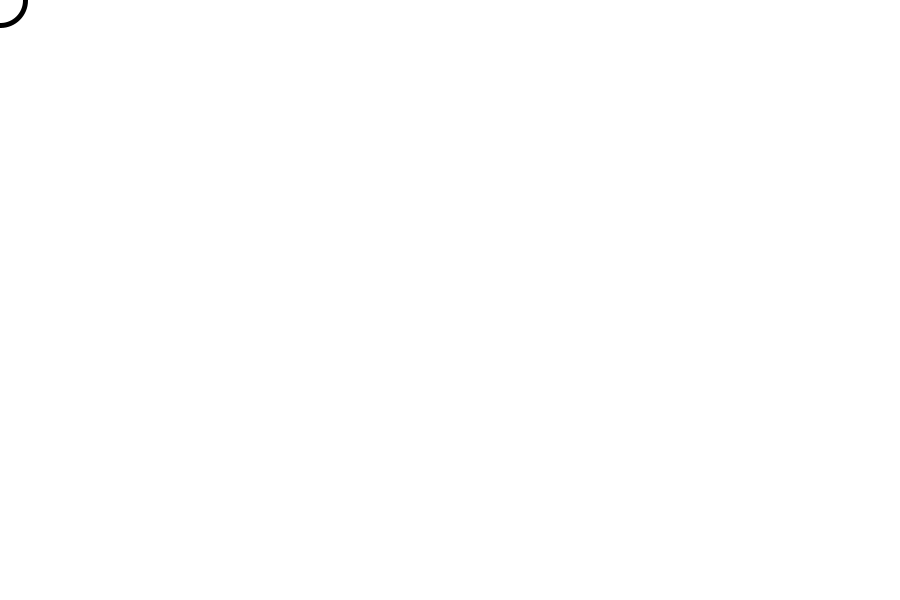
Frame 1 (no input)
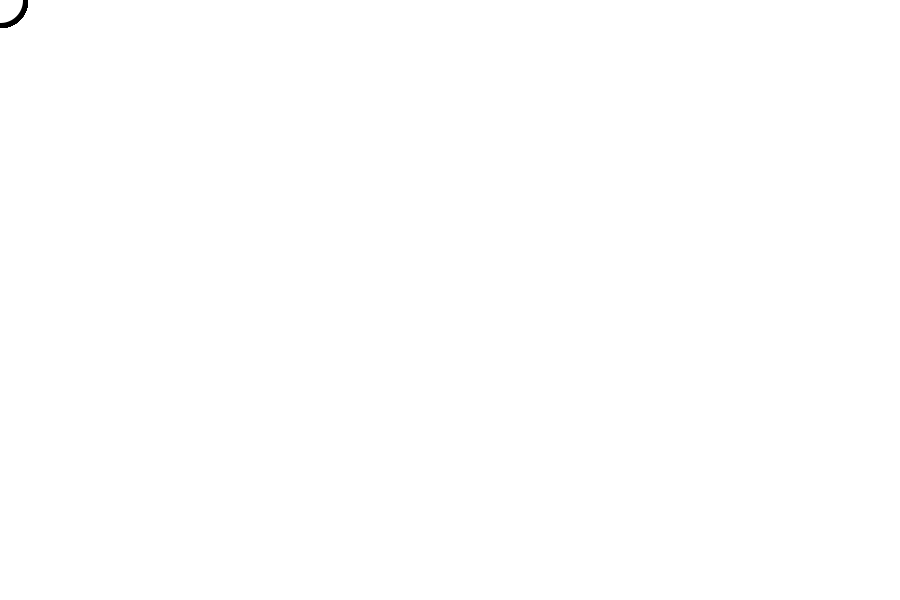
Frame 60 (the mouse pressed at the canvas centre just before this capture)
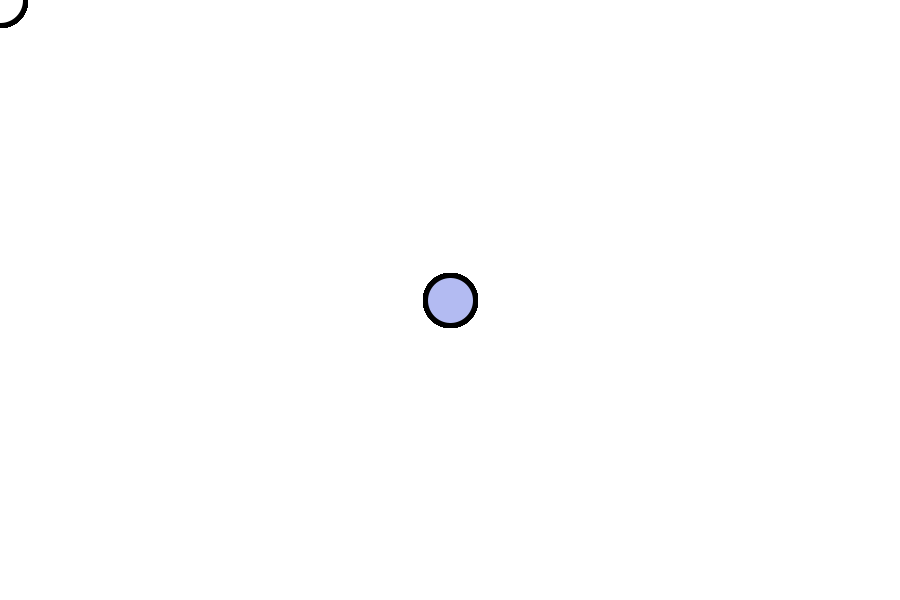
Frame 120 (the mouse held since frame 60 and released just before this capture)

The Processing sketch that drew these frames (run headless with seeded random() and noise(); from frame 60 on, the mouse is pressed at the canvas centre):

// Processing sketch: processing_49227
// ── processing_49227.pde

void setup()
{
  size(900, 600);
  background(255, 255, 255);
  smooth();
  frameRate(30);
  strokeWeight(5);
  colorMode(HSB);
}
void draw()
{
  //fill(random(255),random(255),random(255),100);
  ellipse(mouseX,mouseY,50,50);
}

void mousePressed()
{
  fill(random(255),random(255),random(255));
}

void keypressed()
{
  background(255,255,255);
}              
                
